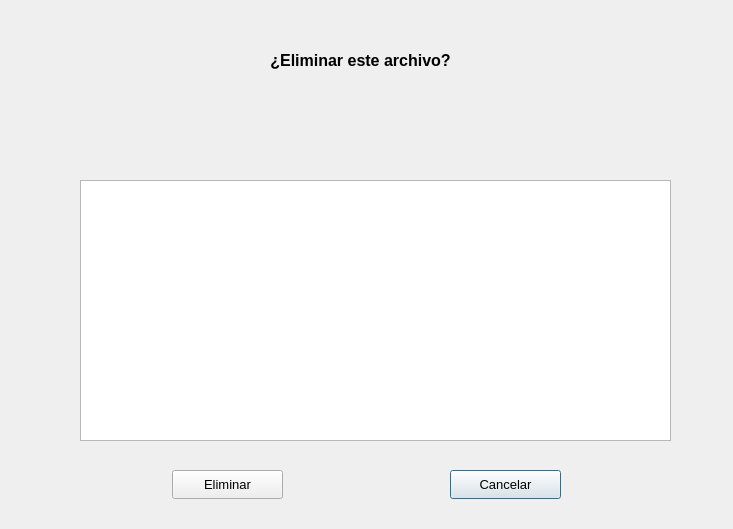
<?xml version="1.0" encoding="UTF-8"?>
<ui version="4.0">
 <class>EliminarArchivo</class>
 <widget class="QDialog" name="EliminarArchivo">
  <property name="geometry">
   <rect>
    <x>0</x>
    <y>0</y>
    <width>733</width>
    <height>529</height>
   </rect>
  </property>
  <property name="windowTitle">
   <string>Dialog</string>
  </property>
  <widget class="QPushButton" name="cancelar">
   <property name="geometry">
    <rect>
     <x>450</x>
     <y>470</y>
     <width>111</width>
     <height>29</height>
    </rect>
   </property>
   <property name="font">
    <font>
     <pointsize>10</pointsize>
    </font>
   </property>
   <property name="text">
    <string>Cancelar</string>
   </property>
  </widget>
  <widget class="QPushButton" name="eliminar">
   <property name="geometry">
    <rect>
     <x>172</x>
     <y>470</y>
     <width>111</width>
     <height>29</height>
    </rect>
   </property>
   <property name="font">
    <font>
     <pointsize>10</pointsize>
    </font>
   </property>
   <property name="text">
    <string>Eliminar</string>
   </property>
  </widget>
  <widget class="QLabel" name="archivo">
   <property name="geometry">
    <rect>
     <x>80</x>
     <y>120</y>
     <width>591</width>
     <height>31</height>
    </rect>
   </property>
   <property name="font">
    <font>
     <pointsize>11</pointsize>
    </font>
   </property>
   <property name="text">
    <string/>
   </property>
   <property name="alignment">
    <set>Qt::AlignCenter</set>
   </property>
   <property name="wordWrap">
    <bool>true</bool>
   </property>
  </widget>
  <widget class="QFrame" name="frame">
   <property name="geometry">
    <rect>
     <x>80</x>
     <y>180</y>
     <width>591</width>
     <height>261</height>
    </rect>
   </property>
   <property name="frameShape">
    <enum>QFrame::StyledPanel</enum>
   </property>
   <property name="frameShadow">
    <enum>QFrame::Raised</enum>
   </property>
   <widget class="QLabel" name="preview_image">
    <property name="geometry">
     <rect>
      <x>0</x>
      <y>0</y>
      <width>591</width>
      <height>261</height>
     </rect>
    </property>
    <property name="text">
     <string/>
    </property>
    <property name="alignment">
     <set>Qt::AlignCenter</set>
    </property>
   </widget>
   <widget class="QTextBrowser" name="preview_text">
    <property name="geometry">
     <rect>
      <x>0</x>
      <y>0</y>
      <width>591</width>
      <height>261</height>
     </rect>
    </property>
    <property name="html">
     <string>&lt;!DOCTYPE HTML PUBLIC &quot;-//W3C//DTD HTML 4.0//EN&quot; &quot;http://www.w3.org/TR/REC-html40/strict.dtd&quot;&gt;
&lt;html&gt;&lt;head&gt;&lt;meta name=&quot;qrichtext&quot; content=&quot;1&quot; /&gt;&lt;meta charset=&quot;utf-8&quot; /&gt;&lt;style type=&quot;text/css&quot;&gt;
p, li { white-space: pre-wrap; }
&lt;/style&gt;&lt;/head&gt;&lt;body style=&quot; font-family:'Segoe UI'; font-size:9pt; font-weight:400; font-style:normal;&quot;&gt;
&lt;p style=&quot;-qt-paragraph-type:empty; margin-top:12px; margin-bottom:12px; margin-left:0px; margin-right:0px; -qt-block-indent:0; text-indent:0px;&quot;&gt;&lt;br /&gt;&lt;/p&gt;&lt;/body&gt;&lt;/html&gt;</string>
    </property>
   </widget>
   <widget class="PlotWidget" name="preview_graph" native="true">
    <property name="geometry">
     <rect>
      <x>0</x>
      <y>0</y>
      <width>591</width>
      <height>261</height>
     </rect>
    </property>
    <property name="autoFillBackground">
     <bool>false</bool>
    </property>
   </widget>
  </widget>
  <widget class="QLabel" name="label_91">
   <property name="geometry">
    <rect>
     <x>190</x>
     <y>30</y>
     <width>341</width>
     <height>61</height>
    </rect>
   </property>
   <property name="font">
    <font>
     <pointsize>12</pointsize>
     <bold>true</bold>
    </font>
   </property>
   <property name="text">
    <string>¿Eliminar este archivo?</string>
   </property>
   <property name="alignment">
    <set>Qt::AlignCenter</set>
   </property>
   <property name="wordWrap">
    <bool>true</bool>
   </property>
  </widget>
 </widget>
 <customwidgets>
  <customwidget>
   <class>PlotWidget</class>
   <extends>QWidget</extends>
   <header location="global">pyqtgraph</header>
   <container>1</container>
  </customwidget>
 </customwidgets>
 <resources/>
 <connections/>
</ui>
